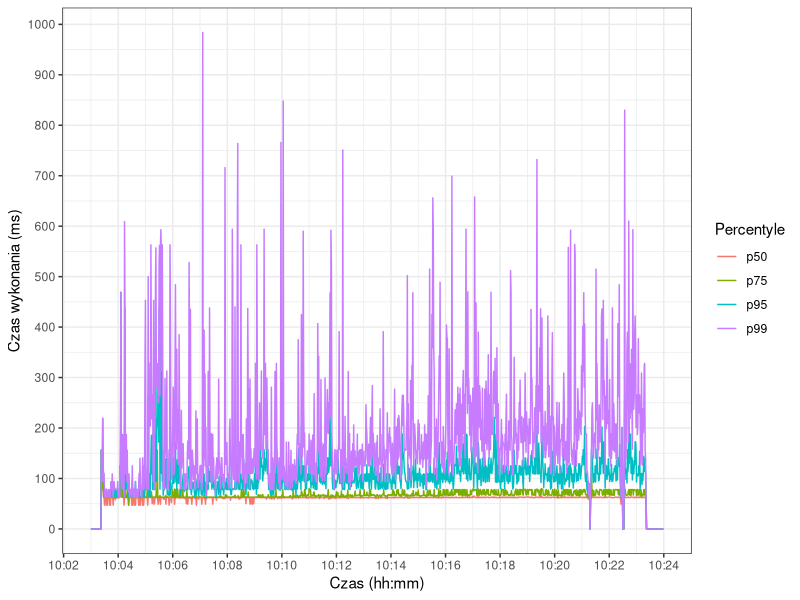

Recreate this plot in R.
library("ggplot2")
library("scales")

png(filename="azure-http-percentiles.png", width=640, height=480)

dat = read.csv("percentiles.csv")
dat$time = as.POSIXct(dat$time, format = "%Y-%m-%dT%H:%M:%S")

ggplot(data=dat, aes(time)) +
theme_bw() +
scale_x_datetime(labels = date_format("%H:%M"), breaks = pretty_breaks(n=10)) +
scale_y_continuous(breaks=pretty_breaks(n=10)) +
labs(x = "Czas (hh:mm)", y = "Czas wykonania (ms)", color = "Percentyle") +
geom_line(aes(y = p50, color = "p50")) +
geom_line(aes(y = p75, color = "p75")) +
geom_line(aes(y = p95, color = "p95")) +
geom_line(aes(y = p99, color = "p99"))

